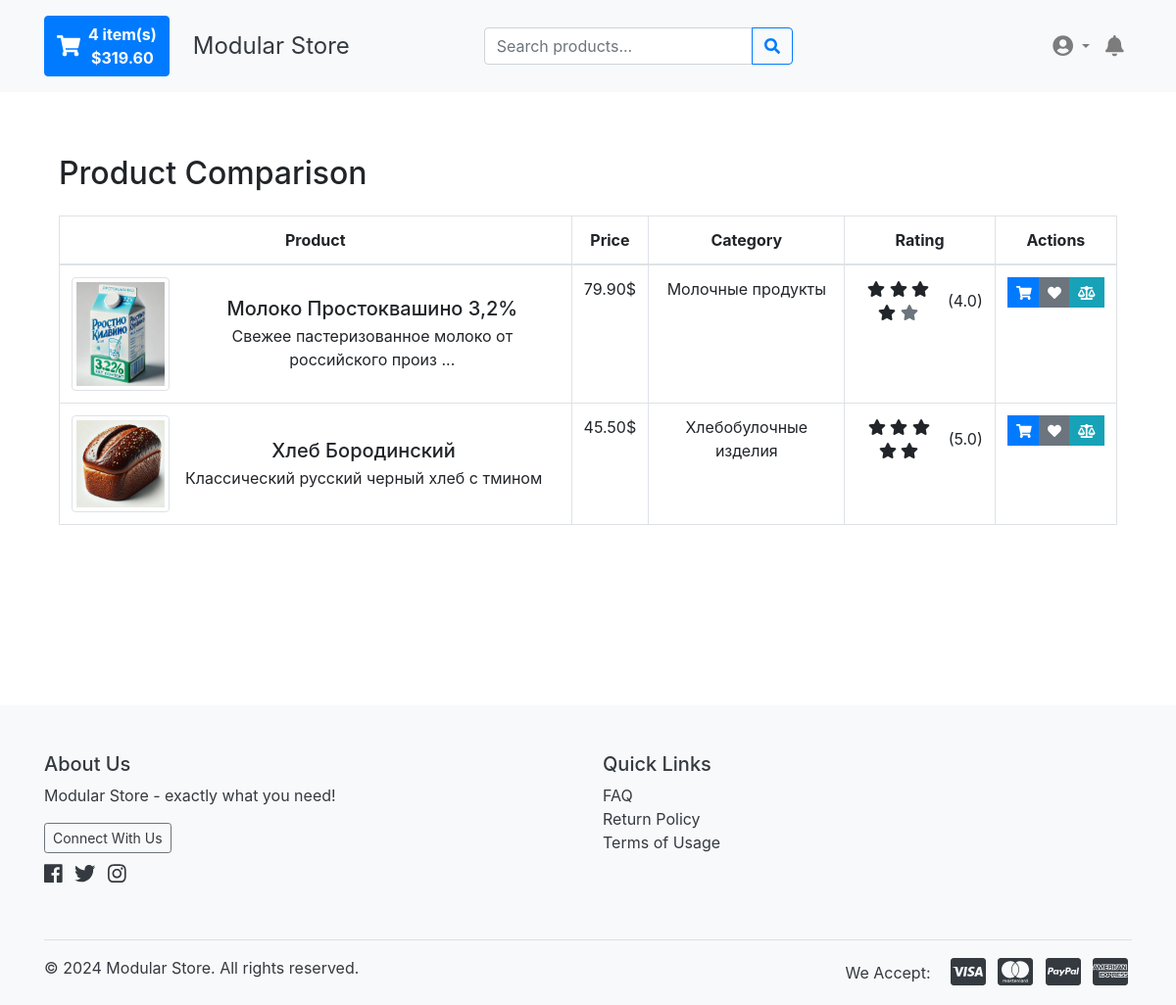
Screenshot of /compare (signed in) with the database file from the repository.
### modules/db/models.py (models this page shows, shortened)
class Goods(Base):
    __tablename__ = 'goods'
    id = Column(Integer, primary_key=True, autoincrement=True)
    samplename = Column(Text)
    _image = Column(Text, default='goods-icon.png')
    price = Column(Float)
    onSale = Column(Integer)
    onSalePrice = Column(Float)
    kind = Column(Text)
    goods_type = Column(Text)
    description = Column(Text)
    category_id = Column(Integer, ForeignKey('categories.id'), index=True)
    stock = Column(Integer, nullable=False, default=0)
    category = relationship('Category', backref='goods', lazy='select')
    purchase_items = relationship('PurchaseItem', lazy='select', passive_deletes=True)
    reviews = relationship('Review', backref='goods', lazy='select', passive_deletes=True)
    wishlist_items = relationship('Wishlist', backref='goods', lazy='select', passive_deletes=True)
    variants = relationship('Variant', backref='goods', lazy='select', passive_deletes=True)
    tags = relationship('Tag', secondary='goods_tags', backref='goods', lazy='select', passive_deletes=True)
    related_products = relationship('Goods', secondary='related_products',
                                    primaryjoin=(id == related_products.c.goods_id1),
                                    secondaryjoin=(id == related_products.c.goods_id2),
                                    backref=backref('related_to', lazy='select'),
                                    lazy='select',
                                    passive_deletes=True)
    @property
    def image(self):
        if self._image is None:
            return 'goods-icon.png'
        image_path = os.path.join('static', 'img', 'goods_pictures', self._image)
        if not os.path.exists(image_path) or not os.path.isfile(image_path):
            return 'goods-icon.png'
        return self._image
    @hybrid_property
    def avg_rating(self) -> Optional[float]:
        if self.reviews:
            return db.session.query(func.avg(Review.rating)).filter_by(goods_id=self.id).scalar() or 0
        return 0
    @hybrid_property
    def current_price(self):
        return self.onSalePrice if self.onSale else self.price

class Category(Base):
    __tablename__ = 'categories'
    id = Column(Integer, primary_key=True, autoincrement=True)
    name = Column(Text, nullable=False)
    parent_id = Column(Integer, ForeignKey('categories.id'), index=True)
    parent = relationship('Category', remote_side=[id], backref='subcategories', lazy='joined')

### modules/compare/views.py (the view)
@compare_bp.route("/compare")
@login_required_with_message()
def compare_products():
    comparison_history = ComparisonHistory.query.filter_by(user_id=current_user.id).first()
    if comparison_history:
        product_ids = json.loads(comparison_history.product_ids)
        products = db.session.query(Goods).filter(Goods.id.in_(product_ids)).all()
    else:
        products = []
    return render_template("product_comparison.html", products=products)

### modules/db/database.py (called while the page is built)
    def shutdown_session(self, exception=None):
        self.session.remove()

### modules/extensions/utils.py (called while the page is built)
def get_locale() -> str:
    if current_user.is_authenticated:
        return current_user.language
    return AppConfig.DEFAULT_LANG

def load_user(user_id):
    user = db.session.get(User, user_id)
    if user:
        db.session.refresh(user)
    return user

### modules/logger.py (called while the page is built)
    def before_request(self):
        request.start_time = time.time()

    def after_request(self, response):
        execution_time = time.time() - request.start_time
        user_id = current_user.id if current_user.is_authenticated else None
        endpoint = request.endpoint if request.endpoint else 'unknown'
        log_data = {
            'user_id': user_id,
            'ip_address': request.remote_addr,
            'endpoint': endpoint,
            'method': request.method,
            'status_code': response.status_code,
            'execution_time': execution_time
        }
        current_app.logger.info(f"Request: {log_data}")
        db.session.add(RequestLog(**log_data))
        db.session.commit()
        return response

### templates/product_comparison.html (shortened to what this page needs)
{% extends "base.html" %}
{% block body %}
    <div class="container my-5">
        <h2 class="mb-4">{{ _('Product Comparison') }}</h2>
        {% if products|length > 0 %}
            <div class="table-responsive">
                <table class="table table-bordered">
                    <thead>
                    <tr>
                        <th>{{ _('Product') }}</th>
                        <th>{{ _('Price') }}</th>
                        <th>{{ _('Category') }}</th>
                        <th>{{ _('Rating') }}</th>
                        <th>{{ _('Actions') }}</th>
                    </tr>
                    </thead>
                    <tbody>
                    {% for product in products %}
                        <tr>
                            <td>
                                <div class="d-flex align-items-center">
                                    <img src="{{ url_for('static', filename='img/goods_pictures/' + product.image) }}"
                                         alt="{{ product.samplename }}" class="img-thumbnail mr-3"
                                         style="max-width: 100px; cursor: pointer;" data-toggle="modal"
                                         data-target="#imageModal{{ product.id }}">
                                    <div>
                                        <h5 class="mb-1">{{ product.samplename }}</h5>
                                        <p class="mb-0">
                                            {{ product.description[:50] }}{% if product.description|length > 50 %}
                                                ...{% endif %}</p>
                                    </div>
                                </div>
                            </td>
                            <td>{{ '%.2f'|format(product.current_price) }}$</td>
                            <td>{{ product.category.name }}</td>
                            <td>
                                <div class="d-flex align-items-center">
                                    {% if product.avg_rating and product.avg_rating > 0 %}
                                        <div class="star-rating mr-2">
                                            {% for i in range(1, 6) %}
                                                <i class="fas fa-star{% if i > product.avg_rating %} text-muted{% endif %}"></i>
                                            {% endfor %}
                                        </div>
                                        <span>({{ product.avg_rating }})</span>
                                    {% else %}
                                        <span class="text-muted">{{ _('No ratings') }}</span>
                                    {% endif %}
                                </div>
                            </td>
                            <td>
                                <div class="btn-group" role="group">
                                    <button type="button" class="btn btn-primary btn-sm rounded-0 add-to-cart"
                                            data-product-id="{{ product.id }}">
                                        <i class="fas fa-shopping-cart"></i>
                                    </button>
                                    <button type="button" class="btn btn-secondary btn-sm rounded-0 toggle-wishlist"
                                            data-product-id="{{ product.id }}">
                                        <i class="fas fa-heart"></i>
                                    </button>
                                    {% if product.id in comparison_list %}
                                        <button type="button"
                                                class="btn btn-danger btn-sm rounded-0 remove-from-comparison"
                                                data-product-id="{{ product.id }}">
                                            <i class="fas fa-times"></i>
                                        </button>
                                    {% else %}
                                        <button type="button" class="btn btn-info btn-sm rounded-0 add-to-comparison"
                                                data-product-id="{{ product.id }}">
                                            <i class="fas fa-balance-scale"></i>
                                        </button>
                                    {% endif %}
                                </div>
                            </td>
                        </tr>
                    {% endfor %}
                    </tbody>
                </table>
            </div>
        {% endif %}
    </div>
{% endblock %}

### static/css/custom.css (style rules this page uses)
tr { text-align: center; }
body { margin: 0; font-family: 'Segoe UI', Roboto, 'Helvetica Neue', Arial, sans-serif, 'Apple Color Emoji', 'Segoe UI Emoji', 'Segoe UI Symbol'; font-size: 1rem; font-weight: 400; line-height: 1.6; color: #212529; text-align: left; background-color: #f8f9fa; }

### rows the page displays
Goods: _image (picture), samplename "Молоко Простоквашино 3,2%", description "Свежее пастеризованное молоко от российского произ", current_price "79.90", category.name "Молочные продукты", avg_rating "4.0"
Goods: _image (picture), samplename "Хлеб Бородинский", description "Классический русский черный хлеб с тмином", current_price "45.50", category.name "Хлебобулочные изделия", avg_rating "5.0"

### other values shown
{{ total_items|default(0, true) }} "4"
{{ '{:,.2f}'.format(total_amount|default(0, true)) }} "319.60"
{{ config.SHOP_NAME }} "Modular Store"
